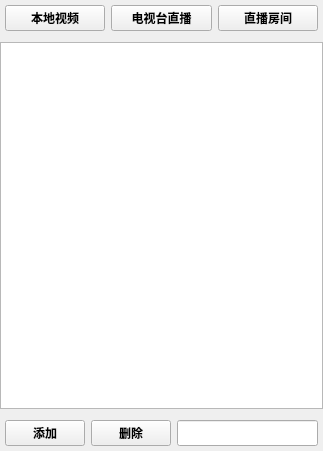
<?xml version="1.0" encoding="UTF-8"?>
<ui version="4.0">
 <class>PlayListWidget</class>
 <widget class="QWidget" name="PlayListWidget">
  <property name="geometry">
   <rect>
    <x>0</x>
    <y>0</y>
    <width>323</width>
    <height>451</height>
   </rect>
  </property>
  <property name="font">
   <font>
    <family>幼圆</family>
    <pointsize>9</pointsize>
    <weight>75</weight>
    <bold>true</bold>
   </font>
  </property>
  <property name="windowTitle">
   <string>PlayListWidget</string>
  </property>
  <property name="windowOpacity">
   <double>1.000000000000000</double>
  </property>
  <layout class="QGridLayout" name="gridLayout_3">
   <property name="leftMargin">
    <number>0</number>
   </property>
   <property name="topMargin">
    <number>0</number>
   </property>
   <property name="rightMargin">
    <number>0</number>
   </property>
   <property name="bottomMargin">
    <number>0</number>
   </property>
   <item row="2" column="0">
    <widget class="QWidget" name="widget2" native="true">
     <layout class="QHBoxLayout" name="horizontalLayout_2">
      <property name="leftMargin">
       <number>5</number>
      </property>
      <property name="topMargin">
       <number>5</number>
      </property>
      <property name="rightMargin">
       <number>5</number>
      </property>
      <property name="bottomMargin">
       <number>5</number>
      </property>
      <item>
       <widget class="Button" name="btnAdd">
        <property name="text">
         <string>添加</string>
        </property>
       </widget>
      </item>
      <item>
       <widget class="Button" name="btnDel">
        <property name="text">
         <string>删除</string>
        </property>
       </widget>
      </item>
      <item>
       <widget class="QLineEdit" name="edtSelect">
        <property name="sizePolicy">
         <sizepolicy hsizetype="Expanding" vsizetype="Preferred">
          <horstretch>0</horstretch>
          <verstretch>0</verstretch>
         </sizepolicy>
        </property>
        <property name="minimumSize">
         <size>
          <width>113</width>
          <height>0</height>
         </size>
        </property>
       </widget>
      </item>
     </layout>
    </widget>
   </item>
   <item row="1" column="0">
    <widget class="QStackedWidget" name="stackedWidget">
     <property name="currentIndex">
      <number>1</number>
     </property>
     <widget class="QWidget" name="fileListPage">
      <layout class="QGridLayout" name="gridLayout_2">
       <property name="leftMargin">
        <number>0</number>
       </property>
       <property name="topMargin">
        <number>0</number>
       </property>
       <property name="rightMargin">
        <number>0</number>
       </property>
       <property name="bottomMargin">
        <number>0</number>
       </property>
       <item row="0" column="0">
        <widget class="PlayList" name="fileList">
         <property name="focusPolicy">
          <enum>Qt::NoFocus</enum>
         </property>
         <property name="movement">
          <enum>QListView::Static</enum>
         </property>
         <property name="flow">
          <enum>QListView::TopToBottom</enum>
         </property>
         <property name="resizeMode">
          <enum>QListView::Fixed</enum>
         </property>
         <property name="layoutMode">
          <enum>QListView::SinglePass</enum>
         </property>
         <property name="spacing">
          <number>0</number>
         </property>
         <property name="gridSize">
          <size>
           <width>0</width>
           <height>20</height>
          </size>
         </property>
         <property name="viewMode">
          <enum>QListView::ListMode</enum>
         </property>
         <property name="batchSize">
          <number>100</number>
         </property>
         <property name="sortingEnabled">
          <bool>false</bool>
         </property>
        </widget>
       </item>
      </layout>
     </widget>
     <widget class="QWidget" name="tvListPage">
      <layout class="QGridLayout" name="gridLayout_4">
       <property name="leftMargin">
        <number>0</number>
       </property>
       <property name="topMargin">
        <number>0</number>
       </property>
       <property name="rightMargin">
        <number>0</number>
       </property>
       <property name="bottomMargin">
        <number>0</number>
       </property>
       <item row="0" column="0">
        <widget class="PlayList" name="tvList"/>
       </item>
      </layout>
     </widget>
     <widget class="QWidget" name="liveListPage">
      <layout class="QGridLayout" name="gridLayout">
       <property name="leftMargin">
        <number>0</number>
       </property>
       <property name="topMargin">
        <number>0</number>
       </property>
       <property name="rightMargin">
        <number>0</number>
       </property>
       <property name="bottomMargin">
        <number>0</number>
       </property>
       <item row="0" column="0">
        <widget class="PlayList" name="liveList">
         <property name="focusPolicy">
          <enum>Qt::NoFocus</enum>
         </property>
         <property name="gridSize">
          <size>
           <width>0</width>
           <height>20</height>
          </size>
         </property>
        </widget>
       </item>
      </layout>
     </widget>
    </widget>
   </item>
   <item row="0" column="0">
    <widget class="QWidget" name="widget" native="true">
     <layout class="QHBoxLayout" name="horizontalLayout">
      <property name="leftMargin">
       <number>5</number>
      </property>
      <property name="topMargin">
       <number>5</number>
      </property>
      <property name="rightMargin">
       <number>5</number>
      </property>
      <property name="bottomMargin">
       <number>5</number>
      </property>
      <item>
       <widget class="Button" name="btnFileList">
        <property name="sizePolicy">
         <sizepolicy hsizetype="Minimum" vsizetype="Preferred">
          <horstretch>0</horstretch>
          <verstretch>0</verstretch>
         </sizepolicy>
        </property>
        <property name="font">
         <font>
          <family>Comic Sans MS</family>
          <pointsize>9</pointsize>
          <weight>75</weight>
          <bold>true</bold>
         </font>
        </property>
        <property name="text">
         <string>本地视频</string>
        </property>
       </widget>
      </item>
      <item>
       <widget class="Button" name="btnTvList">
        <property name="sizePolicy">
         <sizepolicy hsizetype="Minimum" vsizetype="Preferred">
          <horstretch>0</horstretch>
          <verstretch>0</verstretch>
         </sizepolicy>
        </property>
        <property name="text">
         <string>电视台直播</string>
        </property>
       </widget>
      </item>
      <item>
       <widget class="Button" name="btnLiveList">
        <property name="sizePolicy">
         <sizepolicy hsizetype="Minimum" vsizetype="Preferred">
          <horstretch>0</horstretch>
          <verstretch>0</verstretch>
         </sizepolicy>
        </property>
        <property name="text">
         <string>直播房间</string>
        </property>
       </widget>
      </item>
     </layout>
    </widget>
   </item>
  </layout>
 </widget>
 <layoutdefault spacing="6" margin="11"/>
 <customwidgets>
  <customwidget>
   <class>Button</class>
   <extends>QPushButton</extends>
   <header>Button.h</header>
  </customwidget>
  <customwidget>
   <class>PlayList</class>
   <extends>QListWidget</extends>
   <header>PlayList.h</header>
  </customwidget>
 </customwidgets>
 <resources/>
 <connections/>
</ui>
